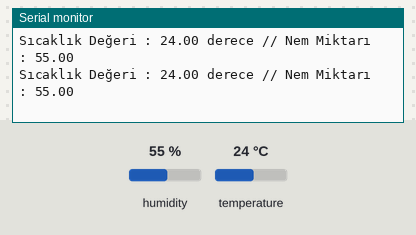
The sketch below on a simulated Arduino Uno, built with avr-gcc and run on an emulated ATmega328P. Parts: the last lines printed to the serial monitor. The test bench sets the inputs (shaded band); at power-on: humidity 55 %, temperature 24 °C.

Above: at 2.9 s.
3.0 s: humidity set to 22 %
At 4.8 s:
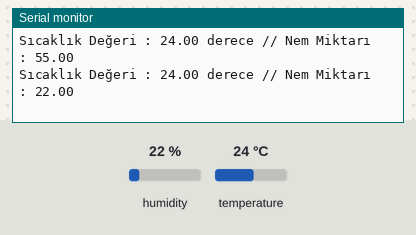
5.9 s: temperature set to 12 °C
At 6.62 s:
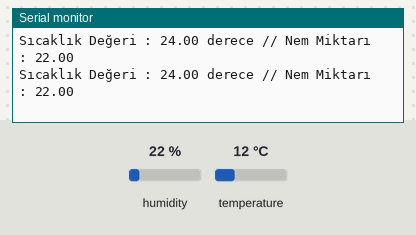
8.8 s: humidity set to 40 %
At 9.07 s:
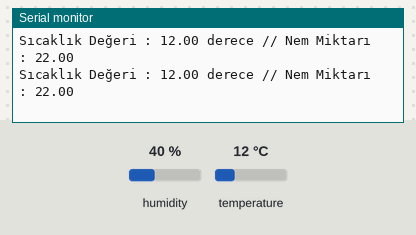
Timing chart, 0 to 11.8 s (numbered marks = the images above; inputs shaded):
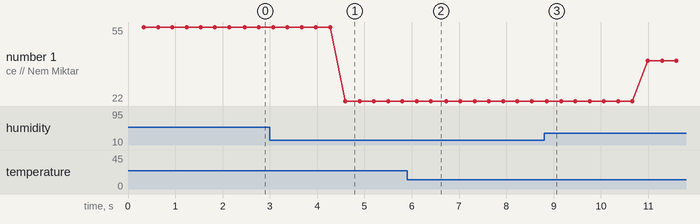

Measured:
- after the input at 3.0 s, the serial monitor: prints a new line after 1.6 s (image 1)
- plotted number 1: 55 → 22 after the input at 3.0 s, 22 → 40 after the input at 8.8 s

The sketch:

Sicaklik_ve_Nem.ino
```cpp
#include "DHT.h"

#define DHTPIN 9
#define DHTTYPE DHT11

DHT dht(DHTPIN, DHTTYPE);

void setup() {
  Serial.begin(9600);
  delay(10);
  dht.begin();
  }

void loop() {
  float nem = dht.readHumidity();
  float sicaklik = dht.readTemperature();
  delay(300);
  Serial.print("Sıcaklık Değeri : ");
  Serial.print(sicaklik);
  Serial.print(" derece");
  Serial.print(" // ");
  Serial.print("Nem Miktarı : ");
  Serial.println(nem);


}
```
